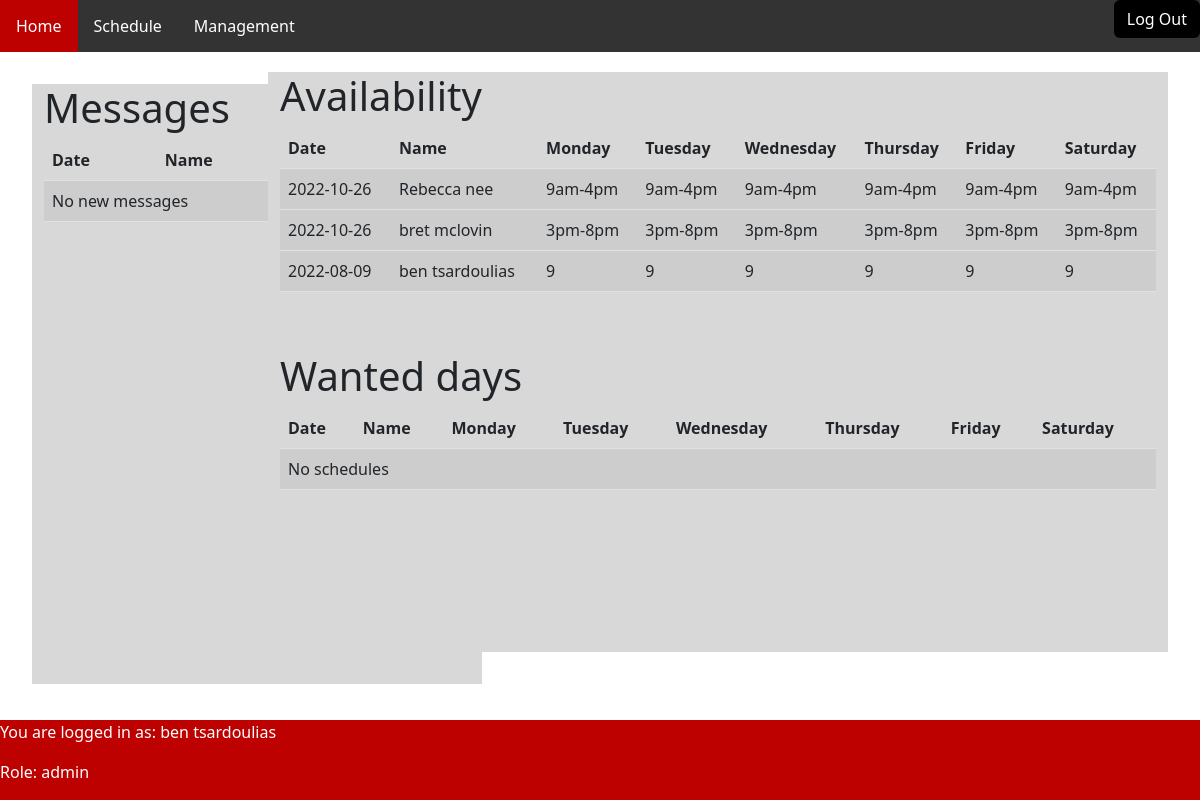
The app's page /admin.php (signed in), older data.
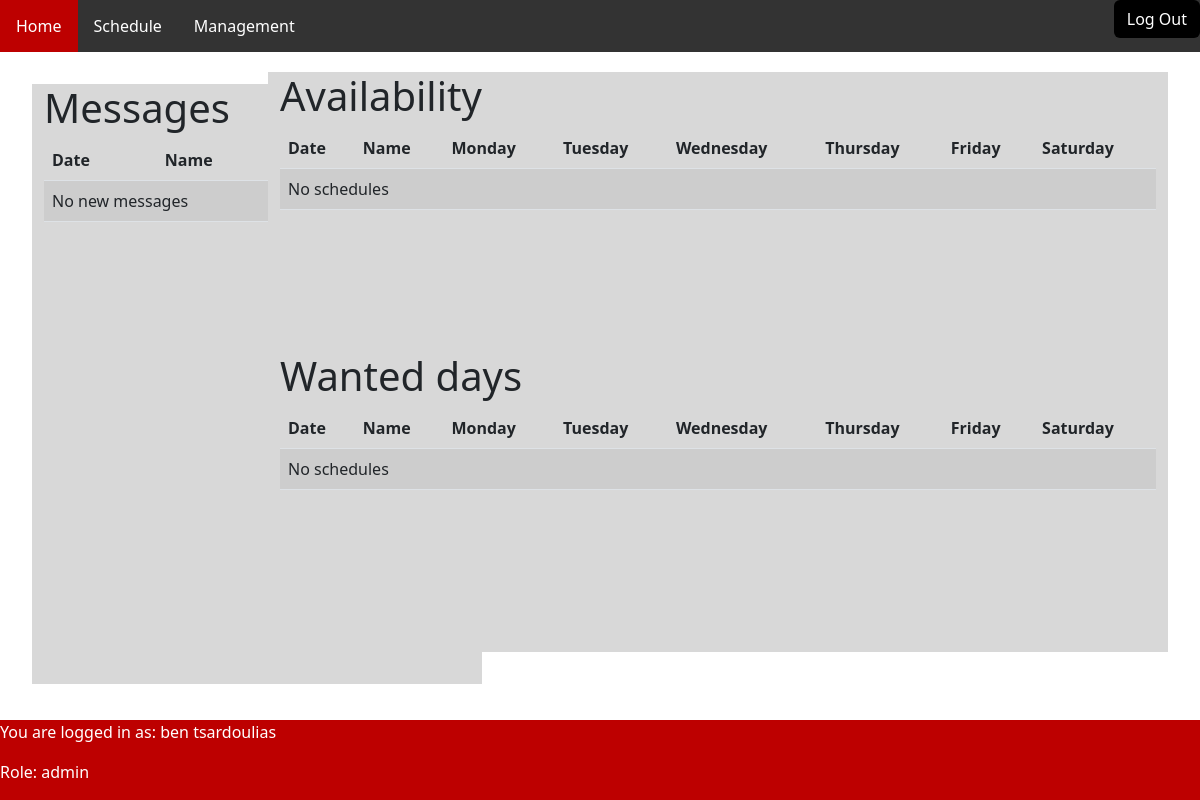
The same page, newer data.
### tables this page shows
CREATE TABLE `avil_day` (
  `id` int NOT NULL,
  `date` date NOT NULL,
  `name` varchar(100) NOT NULL,
  `username` varchar(100) NOT NULL,
  `monday` varchar(10) NOT NULL,
  `tuesday` varchar(10) NOT NULL,
  `wednesday` varchar(10) NOT NULL,
  `thursday` varchar(10) NOT NULL,
  `friday` varchar(10) NOT NULL,
  `saturday` varchar(10) NOT NULL,
  `approved` varchar(100) NOT NULL
);

### admin.php (the view, shortened to what this page needs)
<?php
require_once('config.php');
$name = $_SESSION['userlogin'][0];
$role = $_SESSION['userlogin'][1];
if (($role == 'admin') || ($role == 'manager')) {
    $managment = 'Management';
    $admin_page = '<a href="/admin.php">Admin</a>';
    $scheduling_page = '<a href="/scheduling.php">Scheduling</a>';
    $approval = '<a href="/approval.php">Approval</a>';
} else {
    $admin_page = NULL;
    $scheduling_page = NULL;
}
?>
<!DOCTYPE html>
<html lang="en">
<head>
    <link href="https://cdn.jsdelivr.net/npm/bootstrap@5.2.0-beta1/dist/css/bootstrap.min.css" rel="stylesheet">
    <link rel="stylesheet" href="https://cdnjs.cloudflare.com/ajax/libs/font-awesome/6.1.1/css/all.min.css" />
    <link rel="stylesheet" href="css/home.css">
    <link rel="stylesheet" href="css/admin.css">
    <link rel="stylesheet" href="css/scrollbar.css">
    <link rel="stylesheet" href="css/nav.css">
</head>
<body>
    <?php require("php/template.php");
    echo $header ?>
    <?php if (($_DEV) && (($role == 'CaShIeR') || ($role == 'manager')) == '1') {
        echo $out_of_service;
    } elseif (($role == 'CaShIeR')) {
        echo $fourohthree;
    } elseif (($status == 'pending')) {
        echo $pending;
    } else {
    ?>
        <div class="message_container">
            <div class="container">
                <div class="row">
                    <div class="col-md-12">
                        <h1>Messages</h1>
                    </div>
                </div>
                <div class="row">
                    <div class="col-md-12">
                        <div class="table-responsive">
                            <table class="table table-striped">
                                <thead>
                                    <tr>
                                        <th scope="col">Date</th>
                                        <th scope="col">Name</th>
                                        <th scope="col">Message</th>
                                    </tr>
                                </thead>
                                <tbody>
                                    <?php
                                    include('config.php');
                                    $result = $db->prepare("SELECT date, name, message FROM sp ORDER BY date DESC");
                                    $result->execute();
                                    for ($i = 0; $row = $result->fetch(); $i++) {
                                    ?>
                                        <td><?php echo $row['date']; ?></td>
                                        <td><?php echo $row['name']; ?></td>
                                        <td><?php echo $row['message']; ?></td>
                                </tbody>
                            <?php
                                    }
                                    if ($i == 0) {
                                        echo '<td colspan="8">No new messages</td>';
                                    }
                            ?>
                            </table>
                        </div>
                    </div>
                </div>
            </div>
        </div>
        <div class="avil_schedule_container">
            <div class="container">
                <div class="row">
                    <div class="col-md-12">
                        <h1>Availability</h1>
                    </div>
                </div>
                <div class="row">
                    <div class="col-md-15">
                        <div class="table-responsive">
                            <table class="table table-striped ">
                                <thead>
                                    <tr>
                                        <th scope="col">Date</th>
                                        <th scope="col">Name</th>
                                        <th scope="col">Monday</th>
                                        <th scope="col">Tuesday</th>
                                        <th scope="col">Wednesday</th>
                                        <th scope="col">Thursday</th>
                                        <th scope="col">Friday</th>
                                        <th scope="col">Saturday</th>
                                    </tr>
                                </thead>
                                <tbody>
                                    <?php
                                    include('config.php');
                                    $result = $db->prepare("SELECT date, name, monday, tuesday, wednesday, thursday, friday, saturday FROM avil_day ORDER BY date DESC");
                                    $result->execute();
                                    for ($i = 0; $row = $result->fetch(); $i++) {
                                    ?>
                                        <td><?php echo $row['date']; ?></td>
                                        <td><?php echo $row['name']; ?></td>
                                        <td><?php echo $row['monday']; ?></td>
                                        <td><?php echo $row['tuesday']; ?></td>
                                        <td><?php echo $row['wednesday']; ?></td>
                                        <td><?php echo $row['thursday']; ?></td>
                                        <td><?php echo $row['friday']; ?></td>
                                        <td><?php echo $row['saturday']; ?></td>
                                </tbody>
                            <?php
                                    }
                                    if ($i == 0) {
                                        echo '<td colspan="8">No schedules</td>';
                                    }
                            ?>
                            </table>
                        </div>
                    </div>
                </div>
            </div>
        </div>
        <div class="pref_schedule_container">
            <div class="container">
                <div class="row">
                    <div class="col-md-15">
                        <h1>Wanted days</h1>
                    </div>
                </div>
                <div class="row">
                    <div class="col-md-15">
                        <div class="table-responsive">
                            <table class="table table-striped">
                                <thead>
                                    <tr>
                                        <th scope="col">Date</th>
                                        <th scope="col">Name</th>
                                        <th scope="col">Monday</th>
                                        <th scope="col">Tuesday</th>
                                        <th scope="col">Wednesday</th>
                                        <th scope="col">Thursday</th>
                                        <th scope="col">Friday</th>
                                        <th scope="col">Saturday</th>
                                    </tr>
                                </thead>
                                <tbody>
                                    <?php
                                    include('config.php');
                                    $result = $db->prepare("SELECT date, name, monday, tuesday, wednesday, thursday, friday, saturday FROM pref_day ORDER BY date DESC");
                                    $result->execute();
                                    for ($i = 0; $row = $result->fetch(); $i++) {
                                    ?>
                                        <td><?php echo $row['date']; ?></td>
                                        <td><?php echo $row['name']; ?></td>
                                        <td><?php echo $row['monday']; ?></td>
                                        <td><?php echo $row['tuesday']; ?></td>
                                        <td><?php echo $row['wednesday']; ?></td>
                                        <td><?php echo $row['thursday']; ?></td>
                                        <td><?php echo $row['friday']; ?></td>
                                        <td><?php echo $row['saturday']; ?></td>
                                </tbody>
                            <?php
                                    }
                                    if ($i == 0) {
                                        echo '<td colspan="8">No schedules</td>';
                                    }
                            ?>
                            </table>
                        </div>
                    </div>
                </div>
            </div>
        </div>
    <?php
    }
    include('php/template.php');
    echo $footer;
    ?>

### php/template.php (shortened to what this page needs)
<?php
$header = <<<HEADER
<body>
<div class="navbar-d">
    <a href="/index.php">Home</a>
    <a href="/schedule.php">Schedule</a>
    <div class="subnav-d">
        <button class="subnavbtn-d"> $managment </button>
        <div class="subnav-content-d">
            $admin_page $scheduling_page $approval
        </div>
    </div>
    <button type="button" name="button" id="logOut" class="btn btn_logout">Log Out</button>
</div>
HEADER;
$footer = <<<FOOTER
<script>
        $(function() {
            $('#logOut').click(function() {
                window.location.href = "logout.php?logout=true";
            })
        });
    </script>
    <div class="footer">
        <footer>
            <p>You are logged in as: $name </p>
            <p>Role: $role </p>
        </footer>
    </div>
</div>
</body>
</html>
FOOTER;
?>

### css/home.css (style rules this page uses)
body, html { margin: 0; padding: 0; height: 100%; background: white !important; overflow: auto; }
.btn_logout { float: right !important; background: rgb(0, 0, 0) !important; color: white !important; }
.footer { position: absolute; bottom: 0; width: 100%; height: auto; background-color: rgb(189, 0, 0); color: white; }

### css/admin.css (style rules this page uses)
.message_container { margin: 2rem; overflow-y: scroll; height: 600px; width: 450px; background-color: rgb(216, 216, 216); right: 40px; }
.avil_schedule_container { position: absolute; margin: 2rem; overflow-y: scroll; height: 300px; width: 900px; background-color: rgb(216, 216, 216); right: 0px; top: 40px; }
.pref_schedule_container { position: absolute; margin: 2rem; overflow-y: scroll; height: 300px; width: 900px; background-color: rgb(216, 216, 216); right: 0px; top: 40%; }

### css/nav.css (style rules this page uses)
.navbar-d { overflow: hidden; background-color: #333; }
.navbar-d a { float: left; font-size: 16px; color: white; text-align: center; padding: 14px 16px; text-decoration: none; }
.subnav-d { float: left; overflow: hidden; }
.subnav-d .subnavbtn-d { font-size: 16px; border: none; outline: none; color: white; padding: 14px 16px; background-color: inherit; font-family: inherit; margin: 0; }

Row changes from the older to the newer data that the page shows:
removed avil_day: date "2022-10-26", name "Rebecca nee", monday "9am-4pm", tuesday "9am-4pm", wednesday "9am-4pm", thursday "9am-4pm", friday "9am-4pm", saturday "9am-4pm"
removed avil_day: date "2022-10-26", name "bret mclovin", monday "3pm-8pm", tuesday "3pm-8pm", wednesday "3pm-8pm", thursday "3pm-8pm", friday "3pm-8pm", saturday "3pm-8pm"
removed avil_day: date "2022-08-09", name "ben tsardoulias", monday "9", tuesday "9", wednesday "9", thursday "9", friday "9", saturday "9"
Text that changed along with them:
text now shown: "No schedules"
